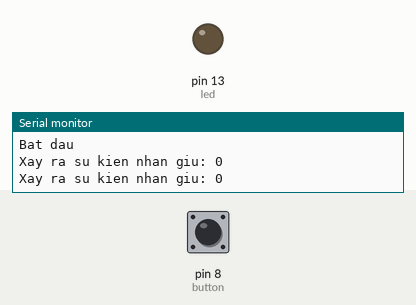
The sketch below on a simulated Arduino Uno, built with avr-gcc and run on an emulated ATmega328P. Shown: output pins drawn as LEDs (lit = HIGH), the last lines printed to the serial monitor. Dashed ring = blinking. Inputs (shaded band) come from the test bench; at power-on: pin 8 (button) LOW.

Above: at 1.2 s.
1.3 s: pin 8 (button) pulled HIGH for 3.2 s
At 2.2 s:
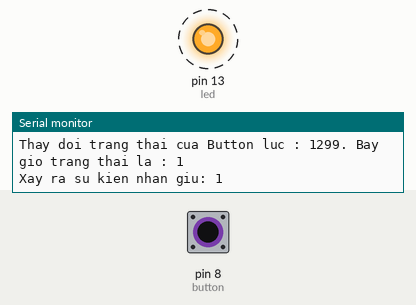
6.0 s: pin 8 (button) pulled HIGH for 1 s
At 7.6 s:
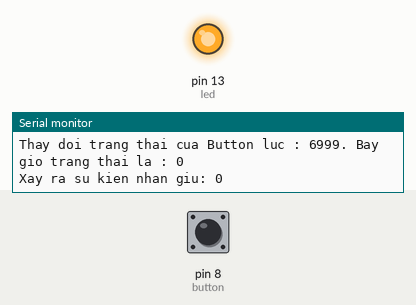
Timing chart, 0 to 9.1 s (numbered marks = the images above; inputs shaded):
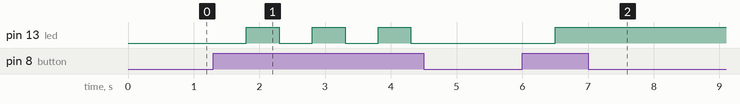

Measured:
- after the input at 1.3 s, pin 13 (led): alternates HIGH for 0.50 s and LOW for 0.50 s, 6 changes in all, then stays LOW, starting after 0.50 s
- after the input at 6.0 s, pin 13 (led): LOW → HIGH after 0.50 s

The sketch:

an_anGiu.ino
```cpp
// link tham khao : http://arduino.vn/bai-viet/154-bai-9-nhan-giu-mot-button-de-hoan-vi-toogle-trang-thai-cua-mot-den-led-debounce
int led = 13; // Biến khai báo chân đèn LED được nối vào Arduino
int button = 8; // Biến khai báo chân của button

unsigned long waitTime = 500; // Bạn cần nhấn giữ 500 mili giây để hệ thống xem đó là một sự kiến nhấn giữ.

boolean ledStatus = 0; // tương tự với LOW - mặc định đèn sẽ tắt

boolean lastButtonStatus = 0; //Biến dùng để lưu trạng thái của phím bấm. Mặc định là 0 <=> LOW <=> chưa nhấn
boolean buttonLongPress = 0; // Mặc định là không có sự kiện nhấn giữ.

unsigned long lastChangedTime;

void setup() {
  pinMode(led,OUTPUT);   // Đặt chân LED là OUTPUT - hiển nhiên rồi
  pinMode(button,INPUT); // Đặt chân button là INPUT - hiển nhiên rồi

  digitalWrite(led,ledStatus); //Xuất trạng thái mặc định

  Serial.begin(9600); //Bật Serial để debug
  Serial.println("Bat dau");
}

void loop() {
  boolean reading = digitalRead(button); // đọc giá trị của button
  if (reading != lastButtonStatus) { // Nếu bạn đang nhấn button rồi thả ra giữa chừng hoặc đang thả button rồi nhấn lại
                                     // thì ta cần phải cập nhập lại thời gian thay đổi cuối cùng

    lastButtonStatus = reading; //Cập nhập trạng thái cuối cùng.
    lastChangedTime = millis(); //Cập nhập thời gian


    Serial.print("Thay doi trang thai cua Button luc : ");
    Serial.print(lastChangedTime);
    Serial.print(". Bay gio trang thai la : ");
    Serial.println(lastButtonStatus);
  } // Còn nếu bạn đang nhấn giữ button hoặc thả nó thời gian dài chỉ sẽ không ảnh hưởng đến việc này

  if (millis() - lastChangedTime > waitTime) { // Nếu sự chênh lệch giữa thời điểm đang xét và thời điểm cuối cùng thay đổi trạng thái của button lớn hơn thời gian đợi để tạo sự kiện nhấn giữ THÌ nó là một sự kiến nhấn giữ
    buttonLongPress = reading; // Cập nhập trạng thái của button = với trạng thái của button
    lastChangedTime = millis();
    Serial.print("Xay ra su kien nhan giu: ");
    Serial.println(buttonLongPress);

  }

  if (buttonLongPress == true) { // Nếu có sự kiện nhấn giữ, ta thay đổi trạng thái của đèn LED
    ledStatus = !ledStatus; //Dấu ! là dấu phủ định, 0 thành 1, 1 thành 0, tắt thành sáng, sáng thành tắt
    buttonLongPress = false; // Kết thúc sự kiện nhấn giữ
  }
  digitalWrite(led,ledStatus); // Xuất giá trị của đèn LED ra đèn LED
}
```
